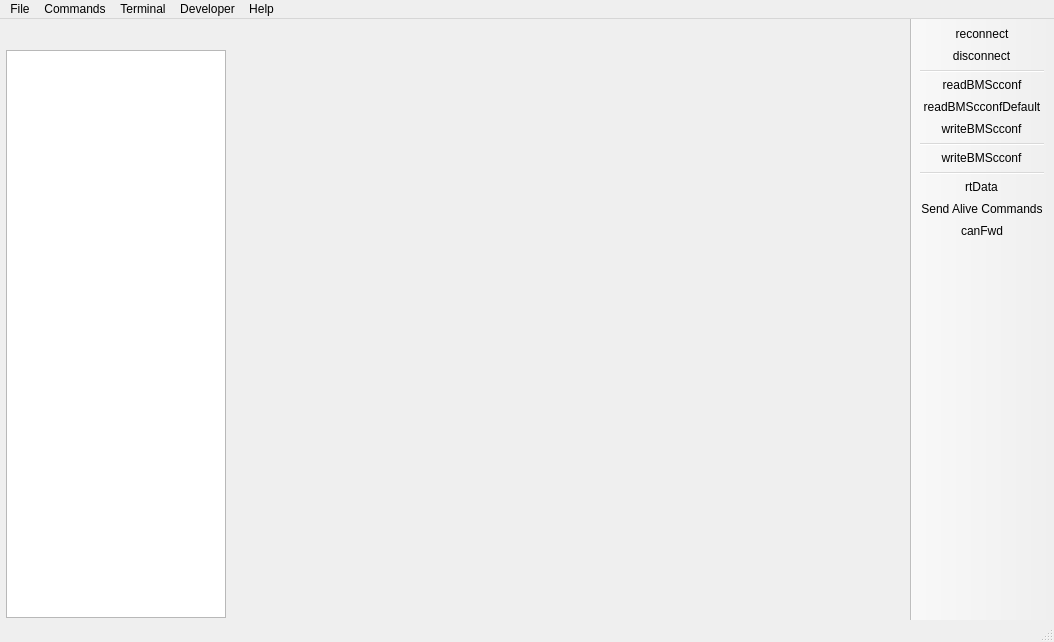
<?xml version="1.0" encoding="UTF-8"?>
<ui version="4.0">
 <class>MainWindow</class>
 <widget class="QMainWindow" name="MainWindow">
  <property name="geometry">
   <rect>
    <x>0</x>
    <y>0</y>
    <width>1054</width>
    <height>642</height>
   </rect>
  </property>
  <property name="windowTitle">
   <string>MaxkGo-BMS Tool</string>
  </property>
  <property name="windowIcon">
   <iconset resource="res.qrc">
    <normaloff>:/res/icons/Car Battery-96.png</normaloff>:/res/icons/Car Battery-96.png</iconset>
  </property>
  <widget class="QWidget" name="centralWidget">
   <layout class="QVBoxLayout" name="verticalLayout" stretch="1">
    <property name="leftMargin">
     <number>6</number>
    </property>
    <property name="bottomMargin">
     <number>2</number>
    </property>
    <item>
     <layout class="QHBoxLayout" name="horizontalLayout" stretch="0,1">
      <item>
       <layout class="QVBoxLayout" name="verticalLayout_2">
        <item>
         <widget class="QLabel" name="pageLabel">
          <property name="enabled">
           <bool>true</bool>
          </property>
          <property name="maximumSize">
           <size>
            <width>220</width>
            <height>56</height>
           </size>
          </property>
          <property name="text">
           <string/>
          </property>
          <property name="pixmap">
           <pixmap resource="res.qrc">:/res/logo.png</pixmap>
          </property>
          <property name="scaledContents">
           <bool>true</bool>
          </property>
         </widget>
        </item>
        <item>
         <widget class="QListWidget" name="pageList">
          <property name="minimumSize">
           <size>
            <width>220</width>
            <height>0</height>
           </size>
          </property>
          <property name="maximumSize">
           <size>
            <width>220</width>
            <height>16777215</height>
           </size>
          </property>
          <property name="editTriggers">
           <set>QAbstractItemView::NoEditTriggers</set>
          </property>
          <property name="selectionBehavior">
           <enum>QAbstractItemView::SelectRows</enum>
          </property>
         </widget>
        </item>
       </layout>
      </item>
      <item>
       <widget class="QStackedWidget" name="pageWidget">
        <property name="currentIndex">
         <number>-1</number>
        </property>
       </widget>
      </item>
     </layout>
    </item>
   </layout>
  </widget>
  <widget class="QMenuBar" name="menuBar">
   <property name="geometry">
    <rect>
     <x>0</x>
     <y>0</y>
     <width>1054</width>
     <height>25</height>
    </rect>
   </property>
   <widget class="QMenu" name="menuFile">
    <property name="title">
     <string>File</string>
    </property>
    <addaction name="actionSaveBMSConfXml"/>
    <addaction name="actionLoadBMSConfXml"/>
    <addaction name="separator"/>
    <addaction name="separator"/>
    <addaction name="actionSaveBMSConfigurationHeader"/>
    <addaction name="actionSaveBMSConfigurationHeaderWrap"/>
    <addaction name="separator"/>
    <addaction name="actionExit"/>
   </widget>
   <widget class="QMenu" name="menuHelp">
    <property name="title">
     <string>Help</string>
    </property>
    <addaction name="actionDieBieMSToolChangelog"/>
    <addaction name="actionFirmwareChangelog"/>
    <addaction name="separator"/>
    <addaction name="actionAbout"/>
    <addaction name="actionLibrariesUsed"/>
    <addaction name="actionAboutQt"/>
    <addaction name="separator"/>
    <addaction name="actionSafetyInformation"/>
    <addaction name="actionWarrantyStatement"/>
    <addaction name="actionLicense"/>
   </widget>
   <widget class="QMenu" name="menuTools">
    <property name="title">
     <string>Developer</string>
    </property>
    <addaction name="actionParameterEditorBMScconf"/>
    <addaction name="actionParameterEditorInfo"/>
   </widget>
   <widget class="QMenu" name="menuTerminal">
    <property name="title">
     <string>Terminal</string>
    </property>
    <addaction name="actionTerminalShowHelp"/>
    <addaction name="actionTerminalPrintFaults"/>
    <addaction name="separator"/>
    <addaction name="actionTerminalClear"/>
   </widget>
   <widget class="QMenu" name="menuCommands">
    <property name="title">
     <string>Commands</string>
    </property>
    <addaction name="actionReboot"/>
   </widget>
   <addaction name="menuFile"/>
   <addaction name="menuCommands"/>
   <addaction name="menuTerminal"/>
   <addaction name="menuTools"/>
   <addaction name="menuHelp"/>
  </widget>
  <widget class="QToolBar" name="mainToolBar">
   <property name="movable">
    <bool>false</bool>
   </property>
   <property name="iconSize">
    <size>
     <width>24</width>
     <height>24</height>
    </size>
   </property>
   <property name="toolButtonStyle">
    <enum>Qt::ToolButtonIconOnly</enum>
   </property>
   <property name="floatable">
    <bool>false</bool>
   </property>
   <attribute name="toolBarArea">
    <enum>RightToolBarArea</enum>
   </attribute>
   <attribute name="toolBarBreak">
    <bool>false</bool>
   </attribute>
   <addaction name="actionReconnect"/>
   <addaction name="actionDisconnect"/>
   <addaction name="separator"/>
   <addaction name="actionReadBMScconf"/>
   <addaction name="actionReadBMScconfDefault"/>
   <addaction name="actionWriteBMScconf"/>
   <addaction name="separator"/>
   <addaction name="actionStoreBMScconf"/>
   <addaction name="separator"/>
   <addaction name="actionRtData"/>
   <addaction name="actionSendAlive"/>
   <addaction name="actionCanFwd"/>
  </widget>
  <widget class="QStatusBar" name="statusBar"/>
  <action name="actionReadBMScconf">
   <property name="icon">
    <iconset resource="res.qrc">
     <normaloff>:/res/icons/motor_up.png</normaloff>:/res/icons/motor_up.png</iconset>
   </property>
   <property name="text">
    <string>readBMScconf</string>
   </property>
   <property name="toolTip">
    <string>Read BMS Configuration</string>
   </property>
  </action>
  <action name="actionReadBMScconfDefault">
   <property name="icon">
    <iconset resource="res.qrc">
     <normaloff>:/res/icons/motor_default.png</normaloff>:/res/icons/motor_default.png</iconset>
   </property>
   <property name="text">
    <string>readBMScconfDefault</string>
   </property>
   <property name="toolTip">
    <string>Read default BMS configuration</string>
   </property>
  </action>
  <action name="actionWriteBMScconf">
   <property name="icon">
    <iconset resource="res.qrc">
     <normaloff>:/res/icons/motor_down.png</normaloff>:/res/icons/motor_down.png</iconset>
   </property>
   <property name="text">
    <string>writeBMScconf</string>
   </property>
   <property name="toolTip">
    <string>Write BMS configuration</string>
   </property>
  </action>
  <action name="actionSaveBMSConfXml">
   <property name="icon">
    <iconset resource="res.qrc">
     <normaloff>:/res/icons/Save as-96.png</normaloff>:/res/icons/Save as-96.png</iconset>
   </property>
   <property name="text">
    <string>Save BMS Configuration XML as...</string>
   </property>
  </action>
  <action name="actionLoadBMSConfXml">
   <property name="icon">
    <iconset resource="res.qrc">
     <normaloff>:/res/icons/Open Folder-96.png</normaloff>:/res/icons/Open Folder-96.png</iconset>
   </property>
   <property name="text">
    <string>Load BMS Configuration XML</string>
   </property>
  </action>
  <action name="actionDisconnect">
   <property name="icon">
    <iconset resource="res.qrc">
     <normaloff>:/res/icons/Disconnected-96.png</normaloff>:/res/icons/Disconnected-96.png</iconset>
   </property>
   <property name="text">
    <string>disconnect</string>
   </property>
   <property name="toolTip">
    <string>Disconnect</string>
   </property>
  </action>
  <action name="actionReboot">
   <property name="icon">
    <iconset resource="res.qrc">
     <normaloff>:/res/icons/Restart-96.png</normaloff>:/res/icons/Restart-96.png</iconset>
   </property>
   <property name="text">
    <string>Reboot</string>
   </property>
   <property name="toolTip">
    <string>Reboot</string>
   </property>
  </action>
  <action name="actionCanFwd">
   <property name="checkable">
    <bool>true</bool>
   </property>
   <property name="icon">
    <iconset resource="res.qrc">
     <normaloff>:/res/icons/can_off.png</normaloff>
     <normalon>:/res/icons/can_on.png</normalon>:/res/icons/can_off.png</iconset>
   </property>
   <property name="text">
    <string>canFwd</string>
   </property>
   <property name="toolTip">
    <string>Forward communication over CAN-bus</string>
   </property>
  </action>
  <action name="actionReconnect">
   <property name="icon">
    <iconset resource="res.qrc">
     <normaloff>:/res/icons/Connected-96.png</normaloff>:/res/icons/Connected-96.png</iconset>
   </property>
   <property name="text">
    <string>reconnect</string>
   </property>
   <property name="toolTip">
    <string>Reconnect last connection</string>
   </property>
  </action>
  <action name="actionRtData">
   <property name="checkable">
    <bool>true</bool>
   </property>
   <property name="icon">
    <iconset resource="res.qrc">
     <normaloff>:/res/icons/rt_off.png</normaloff>
     <normalon>:/res/icons/rt_on.png</normalon>:/res/icons/rt_off.png</iconset>
   </property>
   <property name="text">
    <string>rtData</string>
   </property>
   <property name="toolTip">
    <string>Stream realtime data</string>
   </property>
  </action>
  <action name="actionExit">
   <property name="icon">
    <iconset resource="res.qrc">
     <normaloff>:/res/icons/Shutdown-96.png</normaloff>:/res/icons/Shutdown-96.png</iconset>
   </property>
   <property name="text">
    <string>Exit</string>
   </property>
  </action>
  <action name="actionAbout">
   <property name="icon">
    <iconset resource="res.qrc">
     <normaloff>:/res/icons/About-96.png</normaloff>:/res/icons/About-96.png</iconset>
   </property>
   <property name="text">
    <string>About MaxkGo-BMS Tool</string>
   </property>
   <property name="toolTip">
    <string>About MaxkGo-BMS Tool</string>
   </property>
  </action>
  <action name="actionParameterEditorBMScconf">
   <property name="icon">
    <iconset resource="res.qrc">
     <normaloff>:/res/icons/Horizontal Settings Mixer-96.png</normaloff>:/res/icons/Horizontal Settings Mixer-96.png</iconset>
   </property>
   <property name="text">
    <string>Parameter Editor Config</string>
   </property>
  </action>
  <action name="actionSaveBMSConfigurationHeader">
   <property name="icon">
    <iconset resource="res.qrc">
     <normaloff>:/res/icons/Save as-96.png</normaloff>:/res/icons/Save as-96.png</iconset>
   </property>
   <property name="text">
    <string>Save BMS Configuration C Header as...</string>
   </property>
  </action>
  <action name="actionSaveBMSConfigurationHeaderWrap">
   <property name="icon">
    <iconset resource="res.qrc">
     <normaloff>:/res/icons/Save as-96.png</normaloff>:/res/icons/Save as-96.png</iconset>
   </property>
   <property name="text">
    <string>Save BMS Configuration C Header (ifdef wrapped) as...</string>
   </property>
   <property name="toolTip">
    <string>Save BMS Configuration C Header (ifdef wrapped) as</string>
   </property>
  </action>
  <action name="actionRtDataApp">
   <property name="checkable">
    <bool>true</bool>
   </property>
   <property name="icon">
    <iconset resource="res.qrc">
     <normaloff>:/res/icons/rt_app_off.png</normaloff>
     <normalon>:/res/icons/rt_app_on.png</normalon>:/res/icons/rt_app_off.png</iconset>
   </property>
   <property name="text">
    <string>rtDataApp</string>
   </property>
   <property name="toolTip">
    <string>Stream realtime app data</string>
   </property>
  </action>
  <action name="actionTerminalPrintFaults">
   <property name="icon">
    <iconset resource="res.qrc">
     <normaloff>:/res/icons/Console-96.png</normaloff>:/res/icons/Console-96.png</iconset>
   </property>
   <property name="text">
    <string>Print Faults</string>
   </property>
   <property name="toolTip">
    <string>Print Faults</string>
   </property>
  </action>
  <action name="actionTerminalShowHelp">
   <property name="icon">
    <iconset resource="res.qrc">
     <normaloff>:/res/icons/Help-96.png</normaloff>:/res/icons/Help-96.png</iconset>
   </property>
   <property name="text">
    <string>Show Help</string>
   </property>
  </action>
  <action name="actionTerminalClear">
   <property name="icon">
    <iconset resource="res.qrc">
     <normaloff>:/res/icons/Delete-96.png</normaloff>:/res/icons/Delete-96.png</iconset>
   </property>
   <property name="text">
    <string>Clear Terminal</string>
   </property>
  </action>
  <action name="actionTerminalPrintThreads">
   <property name="icon">
    <iconset resource="res.qrc">
     <normaloff>:/res/icons/Electronics-96.png</normaloff>:/res/icons/Electronics-96.png</iconset>
   </property>
   <property name="text">
    <string>Print Threads</string>
   </property>
   <property name="toolTip">
    <string>Print Threads</string>
   </property>
  </action>
  <action name="actionSendAlive">
   <property name="checkable">
    <bool>true</bool>
   </property>
   <property name="icon">
    <iconset resource="res.qrc">
     <normaloff>:/res/icons/alive_off.png</normaloff>
     <normalon>:/res/icons/alive_on.png</normalon>:/res/icons/alive_off.png</iconset>
   </property>
   <property name="text">
    <string>Send Alive Commands</string>
   </property>
   <property name="toolTip">
    <string>Send alive packets periodically to prevent timeout</string>
   </property>
  </action>
  <action name="actionLibrariesUsed">
   <property name="icon">
    <iconset resource="res.qrc">
     <normaloff>:/res/icons/About-96.png</normaloff>:/res/icons/About-96.png</iconset>
   </property>
   <property name="text">
    <string>About Libraries Used</string>
   </property>
  </action>
  <action name="actionAboutQt">
   <property name="icon">
    <iconset resource="res.qrc">
     <normaloff>:/res/icons/About-96.png</normaloff>:/res/icons/About-96.png</iconset>
   </property>
   <property name="text">
    <string>About Qt</string>
   </property>
   <property name="toolTip">
    <string>Show the Qt library's About box</string>
   </property>
  </action>
  <action name="actionParameterEditorInfo">
   <property name="icon">
    <iconset resource="res.qrc">
     <normaloff>:/res/icons/Horizontal Settings Mixer-96.png</normaloff>:/res/icons/Horizontal Settings Mixer-96.png</iconset>
   </property>
   <property name="text">
    <string>Parameter Editor Info</string>
   </property>
  </action>
  <action name="actionSafetyInformation">
   <property name="icon">
    <iconset resource="res.qrc">
     <normaloff>:/res/icons/About-96.png</normaloff>:/res/icons/About-96.png</iconset>
   </property>
   <property name="text">
    <string>Safety Information</string>
   </property>
  </action>
  <action name="actionWarrantyStatement">
   <property name="icon">
    <iconset resource="res.qrc">
     <normaloff>:/res/icons/About-96.png</normaloff>:/res/icons/About-96.png</iconset>
   </property>
   <property name="text">
    <string>Limited Warranty Statement</string>
   </property>
   <property name="toolTip">
    <string>Limited Warranty Statement</string>
   </property>
  </action>
  <action name="actionDieBieMSToolChangelog">
   <property name="icon">
    <iconset resource="res.qrc">
     <normaloff>:/res/icons/About-96.png</normaloff>:/res/icons/About-96.png</iconset>
   </property>
   <property name="text">
    <string>MaxkGo-BMS Tool Changelog</string>
   </property>
   <property name="toolTip">
    <string>MaxkGo-BMS Tool Changelog</string>
   </property>
  </action>
  <action name="actionFirmwareChangelog">
   <property name="icon">
    <iconset resource="res.qrc">
     <normaloff>:/res/icons/About-96.png</normaloff>:/res/icons/About-96.png</iconset>
   </property>
   <property name="text">
    <string>Firmware Changelog</string>
   </property>
  </action>
  <action name="actionLicense">
   <property name="icon">
    <iconset resource="res.qrc">
     <normaloff>:/res/icons/About-96.png</normaloff>:/res/icons/About-96.png</iconset>
   </property>
   <property name="text">
    <string>License</string>
   </property>
  </action>
  <action name="actionStoreBMScconf">
   <property name="icon">
    <iconset resource="res.qrc">
     <normaloff>:/res/icons/Save-96.png</normaloff>:/res/icons/Save-96.png</iconset>
   </property>
   <property name="text">
    <string>writeBMScconf</string>
   </property>
   <property name="toolTip">
    <string>Store BMS configuration to Flash</string>
   </property>
  </action>
 </widget>
 <layoutdefault spacing="6" margin="11"/>
 <resources>
  <include location="res.qrc"/>
 </resources>
 <connections/>
</ui>
